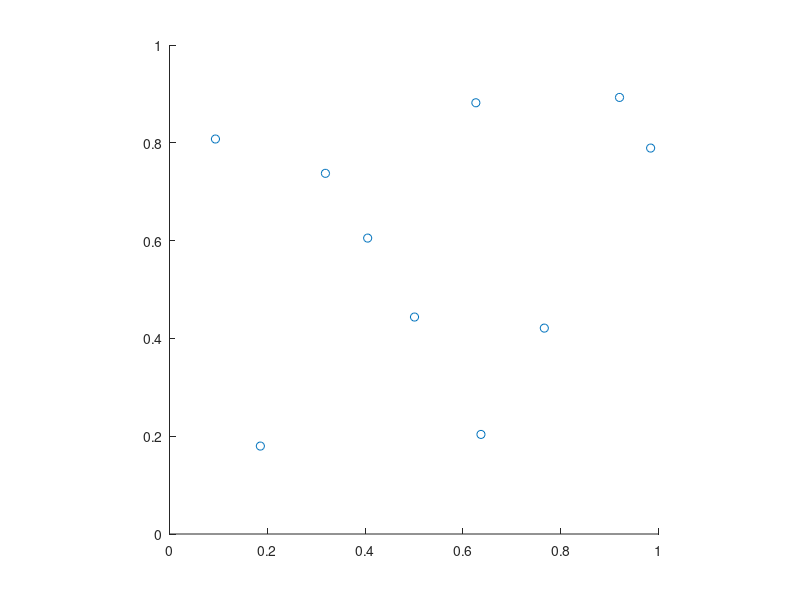

Write the MATLAB code that produced this figure. (Note: this script raises an error after producing the figure.)
clear; close all; clc;

warning('off','all')
warning

n = 10; %nb agents
nb_steps = realmax;%1000; %nb of steps
dt = 1;%0.05; %Time steps of resampling the angles
v = 1; %Speed: Step size of v*dt in the discrete case
ddt = dt/200;%dt/100; %Discretisation of the continuous time %We do not resample alpha but do test half plane
              %Mini step of v*ddt
square_size = 1; %Size of the square for rand uniform initalisation [0,square_size]x[0,square_size]
nb_trials = 1000; %Number of runs of the algorithms (nb of rand initialisations and then run the algo on it)

%delta_blind = nan; %Agents are not blind to close agents
delta_blind = 0.00625;%0.01; %If the agents are too close they don't see each other (otherwise getting too close
                    %will force the agents to not be able to move any more)

limited_range = nan; %limited range. Nan if none
%%limited_range = 0.15; %limited range. Nan if none

compute_circle = true; %Computes the enclosing circle
early_stop_convergence = compute_circle & true; %Stop if we have converged in a circle of radius delta_blind

disp_realTime = false; %Shows real time progress
save_video = false; %Saves the video

save_conv_time_to_file = compute_circle & true; %Save the first time to convergence in txt file

FPS = 10; %Nb frames per second for saved video

%rng(42); %Random seed


if save_conv_time_to_file
    fname_conv = ['res/conv_time/conv_time_n_',num2str(n),'_delta_',num2str(delta_blind),'_square_size_',num2str(square_size),'_nb_steps_',num2str(nb_steps),'_dt_',num2str(dt),'_v_',num2str(v),'_ddt_',num2str(ddt),'.txt'];
    fileID = fopen(fname_conv,'a');
end


%%%%%%%%% %For parfor
t_conv = zeros(nb_trials,1);
%%%%%%%%%


parfor trial = 1:nb_trials
    fprintf("Trial %d/%d...",trial,nb_trials);
    
    tic
    
    if save_video
        if isnan(limited_range)
            outputVideo = VideoWriter(['ants_randomHalfPlaneSensor_memoryMoved_continuous_not_limited_n_',num2str(n),'_nb_steps_',num2str(nb_steps),'_dt_',num2str(dt),'_v_',num2str(v),'_ddt_',num2str(ddt),'_delta_blind_',num2str(delta_blind),'_trial_',num2str(nb_trials),'.avi']);
        else
            outputVideo = VideoWriter(['ants_randomHalfPlaneSensor_memoryMoved_continuous_limited_range_',num2str(limited_range),'_n_',num2str(n),'_nb_steps_',num2str(nb_steps),'_dt_',num2str(dt),'_v_',num2str(v),'_ddt_',num2str(ddt),'_delta_blind_',num2str(delta_blind),'_trial_',num2str(nb_trials),'.avi']);
        end
        outputVideo.FrameRate = FPS;
        open(outputVideo)
    end
    
    
    
    
    p = rand(2,n)*square_size; %Initial positions
    
    scatter(p(1,:),p(2,:));
    axis equal
    xlim([0,square_size])
    ylim([0,square_size])
    
    
    
    for step = 1:nb_steps
        %fprintf("step = %d\n",step);
        alpha = rand(1,n)*2*pi; %Random direction: the opposite of the movement
        stopped = false(1,n); %Boolean memory of each agent whether it stoped in the step
        
        
        for step_mini = 1:dt/ddt
            p_next = p;
            for i = 1:n
                dir_i = p(:,i) - [p(:,1:i-1),p(:,i+1:end)]; %Vectors to other agents
                dists_i = sqrt(sum(dir_i.^2,1)); %Distances to other agents
                u_i = dir_i./dists_i; %Unit vectors to other agents
                
                u_alpha = [cos(alpha(i));sin(alpha(i))]; %Opposite of potential speed vector of agent i
                v_i = -u_alpha*v;
                
                scal_i = sum(u_alpha.*u_i,1); %Scalar products of u_alpha and u_i
                
                visible_i = [];
                if isnan(limited_range) %No limit to range
                    visible_i = scal_i <= 0;
                elseif limited_range>0 %Finite limit to range
                    visible_i = scal_i <= 0 & dists_i <= limited_range;
                else
                    error("The parameter range should be either nan or strictly positive");
                end
                
                if isnan(delta_blind) %No blind zone
                    visible_i = visible_i; %Don't change anything
                elseif delta_blind>0 %Close blind zone
                    visible_i = visible_i & dists_i >= delta_blind;
                else
                    
                end
                
                if sum(visible_i) > 0 %If there is one point that is visible then we don't do anything
                    v_i = [0;0];
                    stopped(i) = true;
                elseif stopped(i) == true %If the point had previously stoped then it cannot move again
                    v_i = [0;0];
                end
                
                p_next(:,i) = p(:,i) + v_i*ddt;
            end
            
            p = p_next;
            
            
            
            %{
            if disp_realTime
                scatter(p(1,:),p(2,:));
                axis equal
                xlim([0,square_size])
                ylim([0,square_size])
                drawnow
            end
            %}
            
        end
        
        if compute_circle
            [x_c,y_c,r] = SmallestEnclosingCircle(p(1,:),p(2,:));
        end
        %{
        if disp_realTime
            scatter(p(1,:),p(2,:));
            axis equal
            
            if compute_circle
                hold on
                viscircles([x_c,y_c],r,'Color','r');
                plot(x_c,y_c,'r+')
                hold off
            end
            
            xlim([0,square_size])
            ylim([0,square_size])
            drawnow
        end
        
        
        
        if save_video
            F = getframe(gcf);
            [X, Map] = frame2im(F);
            writeVideo(outputVideo,X);
        end
        %}
        if early_stop_convergence
            if r<=delta_blind
                if save_conv_time_to_file
                    %fprintf(fileID, '%d\n', step);
                    t_conv(trial) = step;
                end
                break
            end
        end
    end
    
    
    %{
    scatter(p(1,:),p(2,:));
    axis equal
    xlim([0,square_size])
    ylim([0,square_size])
    if compute_circle
        hold on
        viscircles([x_c,y_c],r,'Color','r');
        plot(x_c,y_c,'r+')
        hold off
    end
    %}
    if save_video
        close(outputVideo);
    end
    
    time = toc;
    fprintf(" %.2fs\n",time);
end


%%%%%%%%% %For parfor
if save_conv_time_to_file
    for i=1:nb_trials
        fprintf(fileID, '%d\n', t_conv(i));
    end
end
%%%%%%%%%


if save_conv_time_to_file
   fclose(fileID);
end

